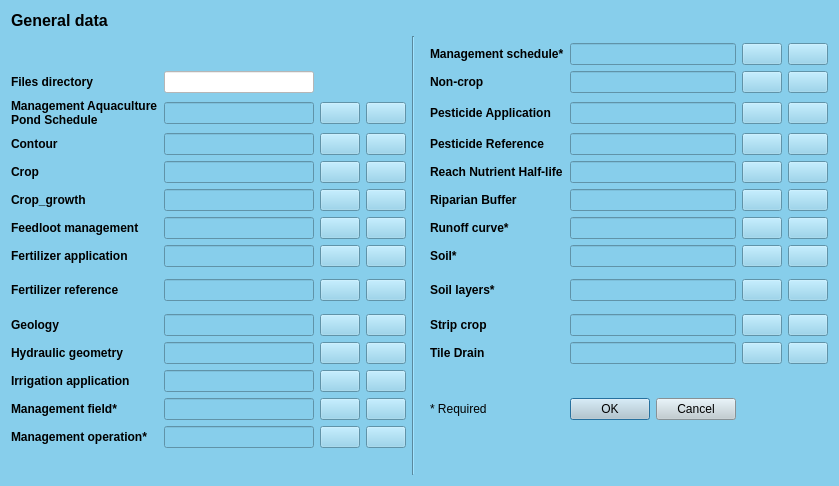
<?xml version="1.0" encoding="UTF-8"?>
<ui version="4.0">
 <class>GeneralDialog</class>
 <widget class="QDialog" name="GeneralDialog">
  <property name="geometry">
   <rect>
    <x>0</x>
    <y>0</y>
    <width>839</width>
    <height>486</height>
   </rect>
  </property>
  <property name="windowTitle">
   <string>Dialog</string>
  </property>
  <property name="styleSheet">
   <string notr="true">background-color: #87CEEB;
</string>
  </property>
  <layout class="QGridLayout" name="gridLayout">
   <item row="0" column="0">
    <widget class="QLabel" name="label">
     <property name="font">
      <font>
       <pointsize>12</pointsize>
       <weight>75</weight>
       <bold>true</bold>
      </font>
     </property>
     <property name="text">
      <string>General data</string>
     </property>
    </widget>
   </item>
   <item row="1" column="4" rowspan="21" colspan="3">
    <widget class="Line" name="line">
     <property name="orientation">
      <enum>Qt::Vertical</enum>
     </property>
    </widget>
   </item>
   <item row="2" column="8">
    <widget class="QLineEdit" name="lineEdit_12"/>
   </item>
   <item row="2" column="9">
    <widget class="QPushButton" name="pushButton_13">
     <property name="text">
      <string/>
     </property>
    </widget>
   </item>
   <item row="4" column="8">
    <widget class="QLineEdit" name="lineEdit_20"/>
   </item>
   <item row="3" column="8">
    <widget class="QLineEdit" name="lineEdit_15"/>
   </item>
   <item row="3" column="9">
    <widget class="QPushButton" name="pushButton_15">
     <property name="text">
      <string/>
     </property>
    </widget>
   </item>
   <item row="4" column="9">
    <widget class="QPushButton" name="pushButton_16">
     <property name="text">
      <string/>
     </property>
    </widget>
   </item>
   <item row="5" column="9">
    <widget class="QPushButton" name="pushButton_17">
     <property name="text">
      <string/>
     </property>
    </widget>
   </item>
   <item row="5" column="8">
    <widget class="QLineEdit" name="lineEdit_16"/>
   </item>
   <item row="2" column="7">
    <widget class="QLabel" name="label_12">
     <property name="font">
      <font>
       <weight>75</weight>
       <bold>true</bold>
      </font>
     </property>
     <property name="text">
      <string>Management schedule*</string>
     </property>
    </widget>
   </item>
   <item row="5" column="7">
    <widget class="QLabel" name="label_18">
     <property name="font">
      <font>
       <weight>75</weight>
       <bold>true</bold>
      </font>
     </property>
     <property name="text">
      <string>Pesticide Reference</string>
     </property>
    </widget>
   </item>
   <item row="4" column="7">
    <widget class="QLabel" name="label_17">
     <property name="font">
      <font>
       <weight>75</weight>
       <bold>true</bold>
      </font>
     </property>
     <property name="text">
      <string>Pesticide Application</string>
     </property>
    </widget>
   </item>
   <item row="3" column="7">
    <widget class="QLabel" name="label_16">
     <property name="font">
      <font>
       <weight>75</weight>
       <bold>true</bold>
      </font>
     </property>
     <property name="text">
      <string>Non-crop</string>
     </property>
    </widget>
   </item>
   <item row="5" column="1">
    <widget class="QLineEdit" name="lineEdit"/>
   </item>
   <item row="5" column="0">
    <widget class="QLabel" name="label_3">
     <property name="font">
      <font>
       <weight>75</weight>
       <bold>true</bold>
      </font>
     </property>
     <property name="text">
      <string>Contour</string>
     </property>
    </widget>
   </item>
   <item row="4" column="2">
    <widget class="QPushButton" name="pushButton">
     <property name="text">
      <string/>
     </property>
    </widget>
   </item>
   <item row="4" column="1">
    <widget class="QLineEdit" name="lineEdit_21"/>
   </item>
   <item row="5" column="2">
    <widget class="QPushButton" name="pushButton_2">
     <property name="text">
      <string/>
     </property>
    </widget>
   </item>
   <item row="4" column="0">
    <widget class="QLabel" name="label_25">
     <property name="font">
      <font>
       <weight>75</weight>
       <bold>true</bold>
      </font>
     </property>
     <property name="text">
      <string>Management Aquaculture
Pond Schedule</string>
     </property>
    </widget>
   </item>
   <item row="3" column="1">
    <widget class="QLineEdit" name="lineEdit_23">
     <property name="styleSheet">
      <string notr="true">background-color:white;</string>
     </property>
    </widget>
   </item>
   <item row="16" column="3">
    <widget class="QPushButton" name="pushButton_34">
     <property name="text">
      <string/>
     </property>
    </widget>
   </item>
   <item row="15" column="3">
    <widget class="QPushButton" name="pushButton_33">
     <property name="text">
      <string/>
     </property>
    </widget>
   </item>
   <item row="14" column="3">
    <widget class="QPushButton" name="pushButton_32">
     <property name="text">
      <string/>
     </property>
    </widget>
   </item>
   <item row="3" column="0">
    <widget class="QLabel" name="label_13">
     <property name="font">
      <font>
       <weight>75</weight>
       <bold>true</bold>
      </font>
     </property>
     <property name="text">
      <string>Files directory</string>
     </property>
    </widget>
   </item>
   <item row="14" column="7">
    <widget class="QLabel" name="label_24">
     <property name="font">
      <font>
       <weight>75</weight>
       <bold>true</bold>
      </font>
     </property>
     <property name="text">
      <string>Tile Drain</string>
     </property>
    </widget>
   </item>
   <item row="13" column="7">
    <widget class="QLabel" name="label_23">
     <property name="font">
      <font>
       <weight>75</weight>
       <bold>true</bold>
      </font>
     </property>
     <property name="text">
      <string>Strip crop</string>
     </property>
    </widget>
   </item>
   <item row="6" column="0">
    <widget class="QLabel" name="label_2">
     <property name="font">
      <font>
       <weight>75</weight>
       <bold>true</bold>
      </font>
     </property>
     <property name="text">
      <string>Crop</string>
     </property>
    </widget>
   </item>
   <item row="13" column="8">
    <widget class="QLineEdit" name="lineEdit_17"/>
   </item>
   <item row="14" column="8">
    <widget class="QLineEdit" name="lineEdit_18"/>
   </item>
   <item row="13" column="9">
    <widget class="QPushButton" name="pushButton_23">
     <property name="text">
      <string/>
     </property>
    </widget>
   </item>
   <item row="7" column="0">
    <widget class="QLabel" name="label_4">
     <property name="font">
      <font>
       <weight>75</weight>
       <bold>true</bold>
      </font>
     </property>
     <property name="text">
      <string>Crop_growth</string>
     </property>
    </widget>
   </item>
   <item row="14" column="0">
    <widget class="QLabel" name="label_9">
     <property name="font">
      <font>
       <weight>75</weight>
       <bold>true</bold>
      </font>
     </property>
     <property name="text">
      <string>Hydraulic geometry</string>
     </property>
    </widget>
   </item>
   <item row="11" column="0">
    <widget class="QLabel" name="label_14">
     <property name="font">
      <font>
       <weight>75</weight>
       <bold>true</bold>
      </font>
     </property>
     <property name="text">
      <string>Fertilizer reference</string>
     </property>
    </widget>
   </item>
   <item row="13" column="0">
    <widget class="QLabel" name="label_7">
     <property name="font">
      <font>
       <weight>75</weight>
       <bold>true</bold>
      </font>
     </property>
     <property name="text">
      <string>Geology</string>
     </property>
    </widget>
   </item>
   <item row="6" column="1">
    <widget class="QLineEdit" name="lineEdit_2"/>
   </item>
   <item row="8" column="0">
    <widget class="QLabel" name="label_5">
     <property name="font">
      <font>
       <weight>75</weight>
       <bold>true</bold>
      </font>
     </property>
     <property name="text">
      <string>Feedloot management</string>
     </property>
    </widget>
   </item>
   <item row="16" column="0">
    <widget class="QLabel" name="label_10">
     <property name="font">
      <font>
       <weight>75</weight>
       <bold>true</bold>
      </font>
     </property>
     <property name="text">
      <string>Management field*</string>
     </property>
    </widget>
   </item>
   <item row="14" column="9">
    <widget class="QPushButton" name="pushButton_24">
     <property name="text">
      <string/>
     </property>
    </widget>
   </item>
   <item row="7" column="1">
    <widget class="QLineEdit" name="lineEdit_3"/>
   </item>
   <item row="9" column="0">
    <widget class="QLabel" name="label_6">
     <property name="font">
      <font>
       <weight>75</weight>
       <bold>true</bold>
      </font>
     </property>
     <property name="text">
      <string>Fertilizer application</string>
     </property>
    </widget>
   </item>
   <item row="15" column="0">
    <widget class="QLabel" name="label_8">
     <property name="font">
      <font>
       <weight>75</weight>
       <bold>true</bold>
      </font>
     </property>
     <property name="text">
      <string>Irrigation application</string>
     </property>
    </widget>
   </item>
   <item row="15" column="1">
    <widget class="QLineEdit" name="lineEdit_9"/>
   </item>
   <item row="8" column="1">
    <widget class="QLineEdit" name="lineEdit_4"/>
   </item>
   <item row="13" column="1">
    <widget class="QLineEdit" name="lineEdit_7"/>
   </item>
   <item row="11" column="1">
    <widget class="QLineEdit" name="lineEdit_6"/>
   </item>
   <item row="9" column="1">
    <widget class="QLineEdit" name="lineEdit_5"/>
   </item>
   <item row="17" column="0">
    <widget class="QLabel" name="label_11">
     <property name="font">
      <font>
       <weight>75</weight>
       <bold>true</bold>
      </font>
     </property>
     <property name="text">
      <string>Management operation*</string>
     </property>
    </widget>
   </item>
   <item row="17" column="3">
    <widget class="QPushButton" name="pushButton_35">
     <property name="text">
      <string/>
     </property>
    </widget>
   </item>
   <item row="14" column="1">
    <widget class="QLineEdit" name="lineEdit_8"/>
   </item>
   <item row="11" column="2">
    <widget class="QPushButton" name="pushButton_7">
     <property name="text">
      <string/>
     </property>
    </widget>
   </item>
   <item row="9" column="2">
    <widget class="QPushButton" name="pushButton_6">
     <property name="text">
      <string/>
     </property>
    </widget>
   </item>
   <item row="13" column="2">
    <widget class="QPushButton" name="pushButton_8">
     <property name="text">
      <string/>
     </property>
    </widget>
   </item>
   <item row="8" column="2">
    <widget class="QPushButton" name="pushButton_5">
     <property name="text">
      <string/>
     </property>
    </widget>
   </item>
   <item row="16" column="1">
    <widget class="QLineEdit" name="lineEdit_10"/>
   </item>
   <item row="7" column="2">
    <widget class="QPushButton" name="pushButton_4">
     <property name="text">
      <string/>
     </property>
    </widget>
   </item>
   <item row="17" column="1">
    <widget class="QLineEdit" name="lineEdit_11"/>
   </item>
   <item row="6" column="2">
    <widget class="QPushButton" name="pushButton_3">
     <property name="text">
      <string/>
     </property>
    </widget>
   </item>
   <item row="15" column="2">
    <widget class="QPushButton" name="pushButton_10">
     <property name="text">
      <string/>
     </property>
    </widget>
   </item>
   <item row="6" column="8">
    <widget class="QLineEdit" name="lineEdit_14"/>
   </item>
   <item row="7" column="7">
    <widget class="QLabel" name="label_27">
     <property name="font">
      <font>
       <weight>75</weight>
       <bold>true</bold>
      </font>
     </property>
     <property name="text">
      <string>Riparian Buffer</string>
     </property>
    </widget>
   </item>
   <item row="16" column="2">
    <widget class="QPushButton" name="pushButton_11">
     <property name="text">
      <string/>
     </property>
    </widget>
   </item>
   <item row="17" column="2">
    <widget class="QPushButton" name="pushButton_12">
     <property name="text">
      <string/>
     </property>
    </widget>
   </item>
   <item row="6" column="7">
    <widget class="QLabel" name="label_19">
     <property name="font">
      <font>
       <weight>75</weight>
       <bold>true</bold>
      </font>
     </property>
     <property name="text">
      <string>Reach Nutrient Half-life</string>
     </property>
    </widget>
   </item>
   <item row="14" column="2">
    <widget class="QPushButton" name="pushButton_9">
     <property name="text">
      <string/>
     </property>
    </widget>
   </item>
   <item row="9" column="8">
    <widget class="QLineEdit" name="lineEdit_13"/>
   </item>
   <item row="11" column="8">
    <widget class="QLineEdit" name="lineEdit_22"/>
   </item>
   <item row="8" column="7">
    <widget class="QLabel" name="label_20">
     <property name="font">
      <font>
       <weight>75</weight>
       <bold>true</bold>
      </font>
     </property>
     <property name="text">
      <string>Runoff curve*</string>
     </property>
    </widget>
   </item>
   <item row="7" column="8">
    <widget class="QLineEdit" name="lineEdit_25"/>
   </item>
   <item row="9" column="7">
    <widget class="QLabel" name="label_21">
     <property name="font">
      <font>
       <weight>75</weight>
       <bold>true</bold>
      </font>
     </property>
     <property name="text">
      <string>Soil*</string>
     </property>
    </widget>
   </item>
   <item row="11" column="7">
    <widget class="QLabel" name="label_22">
     <property name="font">
      <font>
       <weight>75</weight>
       <bold>true</bold>
      </font>
     </property>
     <property name="text">
      <string>Soil layers*</string>
     </property>
    </widget>
   </item>
   <item row="8" column="8">
    <widget class="QLineEdit" name="lineEdit_19"/>
   </item>
   <item row="6" column="9">
    <widget class="QPushButton" name="pushButton_18">
     <property name="text">
      <string/>
     </property>
    </widget>
   </item>
   <item row="9" column="9">
    <widget class="QPushButton" name="pushButton_21">
     <property name="text">
      <string/>
     </property>
    </widget>
   </item>
   <item row="8" column="9">
    <widget class="QPushButton" name="pushButton_20">
     <property name="text">
      <string/>
     </property>
    </widget>
   </item>
   <item row="7" column="9">
    <widget class="QPushButton" name="pushButton_19">
     <property name="text">
      <string/>
     </property>
    </widget>
   </item>
   <item row="11" column="9">
    <widget class="QPushButton" name="pushButton_22">
     <property name="text">
      <string/>
     </property>
    </widget>
   </item>
   <item row="4" column="3">
    <widget class="QPushButton" name="pushButton_14">
     <property name="text">
      <string/>
     </property>
    </widget>
   </item>
   <item row="6" column="3">
    <widget class="QPushButton" name="pushButton_26">
     <property name="text">
      <string/>
     </property>
    </widget>
   </item>
   <item row="5" column="3">
    <widget class="QPushButton" name="pushButton_25">
     <property name="text">
      <string/>
     </property>
    </widget>
   </item>
   <item row="8" column="3">
    <widget class="QPushButton" name="pushButton_28">
     <property name="text">
      <string/>
     </property>
    </widget>
   </item>
   <item row="7" column="3">
    <widget class="QPushButton" name="pushButton_27">
     <property name="text">
      <string/>
     </property>
    </widget>
   </item>
   <item row="13" column="3">
    <widget class="QPushButton" name="pushButton_31">
     <property name="text">
      <string/>
     </property>
    </widget>
   </item>
   <item row="11" column="3">
    <widget class="QPushButton" name="pushButton_30">
     <property name="text">
      <string/>
     </property>
    </widget>
   </item>
   <item row="9" column="3">
    <widget class="QPushButton" name="pushButton_29">
     <property name="text">
      <string/>
     </property>
    </widget>
   </item>
   <item row="2" column="10">
    <widget class="QPushButton" name="pushButton_36">
     <property name="text">
      <string/>
     </property>
    </widget>
   </item>
   <item row="3" column="10">
    <widget class="QPushButton" name="pushButton_37">
     <property name="text">
      <string/>
     </property>
    </widget>
   </item>
   <item row="4" column="10">
    <widget class="QPushButton" name="pushButton_38">
     <property name="text">
      <string/>
     </property>
    </widget>
   </item>
   <item row="5" column="10">
    <widget class="QPushButton" name="pushButton_39">
     <property name="text">
      <string/>
     </property>
    </widget>
   </item>
   <item row="6" column="10">
    <widget class="QPushButton" name="pushButton_40">
     <property name="text">
      <string/>
     </property>
    </widget>
   </item>
   <item row="7" column="10">
    <widget class="QPushButton" name="pushButton_41">
     <property name="text">
      <string/>
     </property>
    </widget>
   </item>
   <item row="8" column="10">
    <widget class="QPushButton" name="pushButton_42">
     <property name="text">
      <string/>
     </property>
    </widget>
   </item>
   <item row="9" column="10">
    <widget class="QPushButton" name="pushButton_43">
     <property name="text">
      <string/>
     </property>
    </widget>
   </item>
   <item row="11" column="10">
    <widget class="QPushButton" name="pushButton_44">
     <property name="text">
      <string/>
     </property>
    </widget>
   </item>
   <item row="13" column="10">
    <widget class="QPushButton" name="pushButton_45">
     <property name="text">
      <string/>
     </property>
    </widget>
   </item>
   <item row="14" column="10">
    <widget class="QPushButton" name="pushButton_46">
     <property name="text">
      <string/>
     </property>
    </widget>
   </item>
   <item row="16" column="7">
    <widget class="QLabel" name="label_26">
     <property name="text">
      <string>* Required</string>
     </property>
    </widget>
   </item>
   <item row="16" column="8">
    <widget class="QDialogButtonBox" name="buttonBox">
     <property name="styleSheet">
      <string notr="true">background-color: #becbd1;</string>
     </property>
     <property name="orientation">
      <enum>Qt::Horizontal</enum>
     </property>
     <property name="standardButtons">
      <set>QDialogButtonBox::Cancel|QDialogButtonBox::Ok</set>
     </property>
    </widget>
   </item>
  </layout>
 </widget>
 <tabstops>
  <tabstop>lineEdit_12</tabstop>
  <tabstop>lineEdit_15</tabstop>
  <tabstop>lineEdit_20</tabstop>
  <tabstop>lineEdit_16</tabstop>
  <tabstop>pushButton_13</tabstop>
  <tabstop>pushButton_15</tabstop>
  <tabstop>pushButton_16</tabstop>
  <tabstop>pushButton_17</tabstop>
 </tabstops>
 <resources/>
 <connections>
  <connection>
   <sender>buttonBox</sender>
   <signal>accepted()</signal>
   <receiver>GeneralDialog</receiver>
   <slot>accept()</slot>
   <hints>
    <hint type="sourcelabel">
     <x>248</x>
     <y>254</y>
    </hint>
    <hint type="destinationlabel">
     <x>157</x>
     <y>274</y>
    </hint>
   </hints>
  </connection>
  <connection>
   <sender>buttonBox</sender>
   <signal>rejected()</signal>
   <receiver>GeneralDialog</receiver>
   <slot>reject()</slot>
   <hints>
    <hint type="sourcelabel">
     <x>316</x>
     <y>260</y>
    </hint>
    <hint type="destinationlabel">
     <x>286</x>
     <y>274</y>
    </hint>
   </hints>
  </connection>
 </connections>
</ui>
